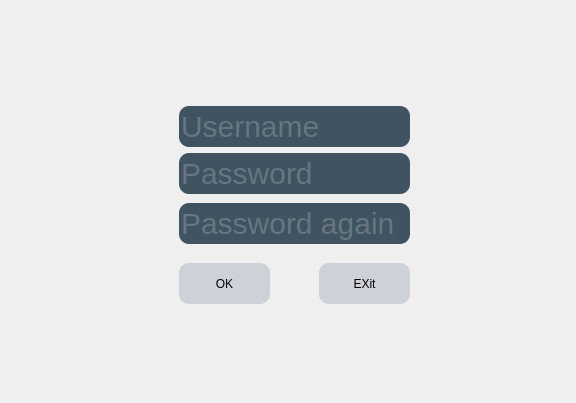
<?xml version="1.0" encoding="UTF-8"?>
<ui version="4.0">
 <class>regDialog</class>
 <widget class="QDialog" name="regDialog">
  <property name="geometry">
   <rect>
    <x>0</x>
    <y>0</y>
    <width>576</width>
    <height>403</height>
   </rect>
  </property>
  <property name="windowTitle">
   <string>Dialog</string>
  </property>
  <property name="styleSheet">
   <string notr="true"/>
  </property>
  <widget class="QFrame" name="frame">
   <property name="geometry">
    <rect>
     <x>-1</x>
     <y>-7</y>
     <width>581</width>
     <height>411</height>
    </rect>
   </property>
   <property name="styleSheet">
    <string notr="true">QFrame{
border:sold 10px rgba(0,0,0);
background-image: url(:/new/prefix1/image/background1.png);
}</string>
   </property>
   <property name="frameShape">
    <enum>QFrame::StyledPanel</enum>
   </property>
   <property name="frameShadow">
    <enum>QFrame::Raised</enum>
   </property>
   <widget class="QPushButton" name="pushButton">
    <property name="geometry">
     <rect>
      <x>180</x>
      <y>270</y>
      <width>91</width>
      <height>41</height>
     </rect>
    </property>
    <property name="styleSheet">
     <string notr="true">QPushButton{
background:#ced1d8;
border-style:outset;
border-radius:10px;
font-style:MingLiU-ExtB;
}
QPushButton:pressed{
background-color:rgb(224,0,0);
border-style:inset;
font-style:MingLiU-ExtB;
}</string>
    </property>
    <property name="text">
     <string>OK</string>
    </property>
   </widget>
   <widget class="QPushButton" name="pushButton_2">
    <property name="geometry">
     <rect>
      <x>320</x>
      <y>270</y>
      <width>91</width>
      <height>41</height>
     </rect>
    </property>
    <property name="styleSheet">
     <string notr="true">QPushButton{
background:#ced1d8;
border-style:outset;
border-radius:10px;
font-style:MingLiU-ExtB;
}
QPushButton:pressed{
background-color:rgb(224,0,0);
border-style:inset;
font-style:MingLiU-ExtB;
}</string>
    </property>
    <property name="text">
     <string>EXit</string>
    </property>
   </widget>
   <widget class="QLineEdit" name="usrlineEdit">
    <property name="geometry">
     <rect>
      <x>180</x>
      <y>113</y>
      <width>231</width>
      <height>41</height>
     </rect>
    </property>
    <property name="styleSheet">
     <string notr="true">QLineEdit{
color:#8d98a1;
background-color:#405361;
font-size:30px;
border-style:outset;
border-radius:10px;
font-style:MingLiU-ExtB;
}</string>
    </property>
    <property name="placeholderText">
     <string>Username</string>
    </property>
   </widget>
   <widget class="QLineEdit" name="pwdlineEdit">
    <property name="geometry">
     <rect>
      <x>180</x>
      <y>160</y>
      <width>231</width>
      <height>41</height>
     </rect>
    </property>
    <property name="styleSheet">
     <string notr="true">QLineEdit{
color:#8d98a1;
background-color:#405361;
font-size:30px;
border-style:outset;
border-radius:10px;
font-style:MingLiU-ExtB;
}</string>
    </property>
    <property name="echoMode">
     <enum>QLineEdit::Password</enum>
    </property>
    <property name="placeholderText">
     <string>Password</string>
    </property>
   </widget>
   <widget class="QLineEdit" name="pwdlineEdit2">
    <property name="geometry">
     <rect>
      <x>180</x>
      <y>210</y>
      <width>231</width>
      <height>41</height>
     </rect>
    </property>
    <property name="styleSheet">
     <string notr="true">QLineEdit{
color:#8d98a1;
background-color:#405361;
font-size:30px;
border-style:outset;
border-radius:10px;
font-style:MingLiU-ExtB;
}</string>
    </property>
    <property name="echoMode">
     <enum>QLineEdit::Password</enum>
    </property>
    <property name="placeholderText">
     <string>Password again</string>
    </property>
   </widget>
  </widget>
 </widget>
 <resources/>
 <connections>
  <connection>
   <sender>pushButton_2</sender>
   <signal>clicked()</signal>
   <receiver>regDialog</receiver>
   <slot>close()</slot>
   <hints>
    <hint type="sourcelabel">
     <x>355</x>
     <y>279</y>
    </hint>
    <hint type="destinationlabel">
     <x>342</x>
     <y>413</y>
    </hint>
   </hints>
  </connection>
 </connections>
</ui>
